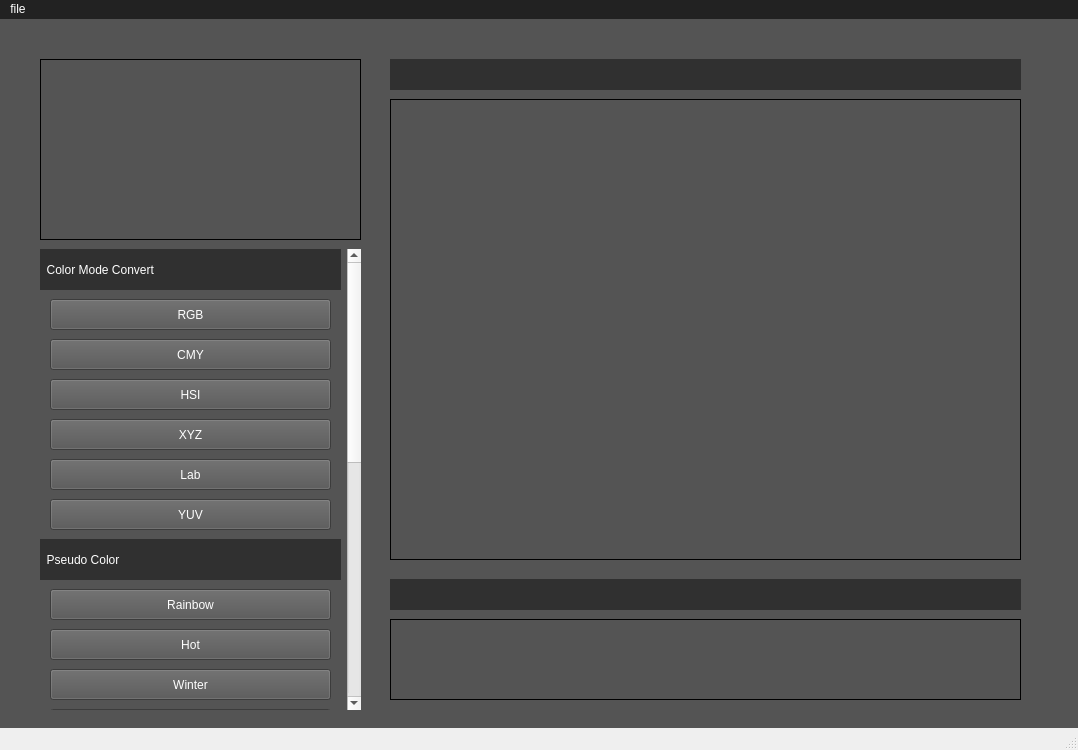
<?xml version="1.0" encoding="UTF-8"?>
<ui version="4.0">
 <class>MainWindow</class>
 <widget class="QMainWindow" name="MainWindow">
  <property name="geometry">
   <rect>
    <x>0</x>
    <y>0</y>
    <width>1078</width>
    <height>750</height>
   </rect>
  </property>
  <property name="windowTitle">
   <string>MainWindow</string>
  </property>
  <widget class="QWidget" name="centralwidget">
   <property name="styleSheet">
    <string notr="true">.QWidget{
	 background-color:rgb(84 ,84 , 84);
}</string>
   </property>
   <widget class="QWidget" name="gridLayoutWidget">
    <property name="geometry">
     <rect>
      <x>390</x>
      <y>80</y>
      <width>631</width>
      <height>461</height>
     </rect>
    </property>
    <layout class="QGridLayout" name="gridLayout">
     <item row="2" column="0">
      <widget class="QLabel" name="label_show_A1">
       <property name="frameShape">
        <enum>QFrame::Box</enum>
       </property>
       <property name="text">
        <string/>
       </property>
      </widget>
     </item>
    </layout>
   </widget>
   <widget class="QWidget" name="gridLayoutWidget_2">
    <property name="geometry">
     <rect>
      <x>40</x>
      <y>230</y>
      <width>321</width>
      <height>461</height>
     </rect>
    </property>
    <layout class="QGridLayout" name="gridLayout_2">
     <item row="0" column="0">
      <widget class="QScrollArea" name="scrollArea">
       <property name="minimumSize">
        <size>
         <width>200</width>
         <height>200</height>
        </size>
       </property>
       <property name="styleSheet">
        <string notr="true">QScrollArea{\n background-color:rgb(84 ,84 , 84);}</string>
       </property>
       <property name="frameShape">
        <enum>QFrame::NoFrame</enum>
       </property>
       <property name="frameShadow">
        <enum>QFrame::Sunken</enum>
       </property>
       <property name="widgetResizable">
        <bool>true</bool>
       </property>
       <widget class="QWidget" name="scrollAreaWidgetContents">
        <property name="enabled">
         <bool>true</bool>
        </property>
        <property name="geometry">
         <rect>
          <x>0</x>
          <y>-407</y>
          <width>302</width>
          <height>1000</height>
         </rect>
        </property>
        <property name="sizePolicy">
         <sizepolicy hsizetype="Preferred" vsizetype="Preferred">
          <horstretch>1</horstretch>
          <verstretch>0</verstretch>
         </sizepolicy>
        </property>
        <property name="minimumSize">
         <size>
          <width>200</width>
          <height>1000</height>
         </size>
        </property>
        <property name="styleSheet">
         <string notr="true">QWidget
{
 background-color:rgb(84 ,84 , 84);
}</string>
        </property>
        <widget class="QLabel" name="label_5">
         <property name="geometry">
          <rect>
           <x>0</x>
           <y>0</y>
           <width>301</width>
           <height>41</height>
          </rect>
         </property>
         <property name="styleSheet">
          <string notr="true">QLabel {
 background-color:rgb(48 ,48 , 48);
 color:rgb(255 ,255 ,255);
}</string>
         </property>
         <property name="frameShape">
          <enum>QFrame::NoFrame</enum>
         </property>
         <property name="text">
          <string>  Color Mode Convert</string>
         </property>
        </widget>
        <widget class="QPushButton" name="pb_RGB">
         <property name="geometry">
          <rect>
           <x>10</x>
           <y>50</y>
           <width>281</width>
           <height>31</height>
          </rect>
         </property>
         <property name="styleSheet">
          <string notr="true">QPushButton{
color:rgb(255,255,255);
}</string>
         </property>
         <property name="text">
          <string>RGB</string>
         </property>
        </widget>
        <widget class="QPushButton" name="pb_HSI">
         <property name="geometry">
          <rect>
           <x>10</x>
           <y>130</y>
           <width>281</width>
           <height>31</height>
          </rect>
         </property>
         <property name="styleSheet">
          <string notr="true">QPushButton{
color:rgb(255,255,255);
}</string>
         </property>
         <property name="text">
          <string>HSI</string>
         </property>
        </widget>
        <widget class="QPushButton" name="pb_XYZ">
         <property name="geometry">
          <rect>
           <x>10</x>
           <y>170</y>
           <width>281</width>
           <height>31</height>
          </rect>
         </property>
         <property name="styleSheet">
          <string notr="true">QPushButton{
color:rgb(255,255,255);
}</string>
         </property>
         <property name="text">
          <string>XYZ</string>
         </property>
        </widget>
        <widget class="QPushButton" name="pb_YUV">
         <property name="geometry">
          <rect>
           <x>10</x>
           <y>250</y>
           <width>281</width>
           <height>31</height>
          </rect>
         </property>
         <property name="styleSheet">
          <string notr="true">QPushButton{
color:rgb(255,255,255);
}</string>
         </property>
         <property name="text">
          <string>YUV</string>
         </property>
        </widget>
        <widget class="QPushButton" name="pb_Lab">
         <property name="geometry">
          <rect>
           <x>10</x>
           <y>210</y>
           <width>281</width>
           <height>31</height>
          </rect>
         </property>
         <property name="styleSheet">
          <string notr="true">QPushButton{
color:rgb(255,255,255);
}</string>
         </property>
         <property name="text">
          <string>Lab</string>
         </property>
        </widget>
        <widget class="QPushButton" name="pb_Hot">
         <property name="geometry">
          <rect>
           <x>10</x>
           <y>380</y>
           <width>281</width>
           <height>31</height>
          </rect>
         </property>
         <property name="styleSheet">
          <string notr="true">QPushButton{
color:rgb(255,255,255);
}</string>
         </property>
         <property name="text">
          <string>Hot</string>
         </property>
        </widget>
        <widget class="QPushButton" name="pb_Rainbow">
         <property name="geometry">
          <rect>
           <x>10</x>
           <y>340</y>
           <width>281</width>
           <height>31</height>
          </rect>
         </property>
         <property name="styleSheet">
          <string notr="true">QPushButton{
color:rgb(255,255,255);
}</string>
         </property>
         <property name="text">
          <string>Rainbow</string>
         </property>
        </widget>
        <widget class="QLabel" name="label_11">
         <property name="geometry">
          <rect>
           <x>0</x>
           <y>290</y>
           <width>301</width>
           <height>41</height>
          </rect>
         </property>
         <property name="styleSheet">
          <string notr="true">QLabel {
 background-color:rgb(48 ,48 , 48);
 color:rgb(255 ,255 ,255);
}</string>
         </property>
         <property name="frameShape">
          <enum>QFrame::NoFrame</enum>
         </property>
         <property name="text">
          <string>  Pseudo Color</string>
         </property>
        </widget>
        <widget class="QLabel" name="label_20">
         <property name="geometry">
          <rect>
           <x>0</x>
           <y>500</y>
           <width>301</width>
           <height>41</height>
          </rect>
         </property>
         <property name="styleSheet">
          <string notr="true">QLabel {
 background-color:rgb(48 ,48 , 48);
 color:rgb(255 ,255 ,255);
}</string>
         </property>
         <property name="frameShape">
          <enum>QFrame::NoFrame</enum>
         </property>
         <property name="text">
          <string> K-means</string>
         </property>
        </widget>
        <widget class="QPushButton" name="pb_applykmeans">
         <property name="geometry">
          <rect>
           <x>10</x>
           <y>600</y>
           <width>281</width>
           <height>31</height>
          </rect>
         </property>
         <property name="styleSheet">
          <string notr="true">QPushButton{
color:rgb(255,255,255);
}</string>
         </property>
         <property name="text">
          <string>Apply</string>
         </property>
        </widget>
        <widget class="QPushButton" name="pb_CMY">
         <property name="geometry">
          <rect>
           <x>10</x>
           <y>90</y>
           <width>281</width>
           <height>31</height>
          </rect>
         </property>
         <property name="styleSheet">
          <string notr="true">QPushButton{
color:rgb(255,255,255);
}</string>
         </property>
         <property name="text">
          <string>CMY</string>
         </property>
        </widget>
        <widget class="QLabel" name="label_22">
         <property name="geometry">
          <rect>
           <x>70</x>
           <y>560</y>
           <width>171</width>
           <height>20</height>
          </rect>
         </property>
         <property name="styleSheet">
          <string notr="true">QLabel {
 color:rgb(255 ,255 ,255);
}</string>
         </property>
         <property name="text">
          <string>K-means Cluster Num (2-30)</string>
         </property>
         <property name="alignment">
          <set>Qt::AlignCenter</set>
         </property>
        </widget>
        <widget class="QSlider" name="horizontalSlider_Kmean">
         <property name="geometry">
          <rect>
           <x>10</x>
           <y>580</y>
           <width>281</width>
           <height>18</height>
          </rect>
         </property>
         <property name="minimum">
          <number>2</number>
         </property>
         <property name="maximum">
          <number>30</number>
         </property>
         <property name="singleStep">
          <number>2</number>
         </property>
         <property name="pageStep">
          <number>2</number>
         </property>
         <property name="orientation">
          <enum>Qt::Horizontal</enum>
         </property>
        </widget>
        <widget class="QPushButton" name="pb_Winter">
         <property name="geometry">
          <rect>
           <x>10</x>
           <y>420</y>
           <width>281</width>
           <height>31</height>
          </rect>
         </property>
         <property name="styleSheet">
          <string notr="true">QPushButton{
color:rgb(255,255,255);
}</string>
         </property>
         <property name="text">
          <string>Winter</string>
         </property>
        </widget>
        <widget class="QPushButton" name="pb_Autumn">
         <property name="geometry">
          <rect>
           <x>10</x>
           <y>460</y>
           <width>281</width>
           <height>31</height>
          </rect>
         </property>
         <property name="styleSheet">
          <string notr="true">QPushButton{
color:rgb(255,255,255);
}</string>
         </property>
         <property name="text">
          <string>Autumn</string>
         </property>
        </widget>
       </widget>
      </widget>
     </item>
    </layout>
   </widget>
   <widget class="QLabel" name="label_origin">
    <property name="geometry">
     <rect>
      <x>40</x>
      <y>40</y>
      <width>321</width>
      <height>181</height>
     </rect>
    </property>
    <property name="frameShape">
     <enum>QFrame::Box</enum>
    </property>
    <property name="text">
     <string/>
    </property>
   </widget>
   <widget class="QLabel" name="label_A">
    <property name="geometry">
     <rect>
      <x>390</x>
      <y>40</y>
      <width>631</width>
      <height>31</height>
     </rect>
    </property>
    <property name="styleSheet">
     <string notr="true">QLabel {
 background-color:rgb(48 ,48 , 48);
 color:rgb(255 ,255 ,255);
}</string>
    </property>
    <property name="text">
     <string/>
    </property>
   </widget>
   <widget class="QLabel" name="label_B">
    <property name="geometry">
     <rect>
      <x>390</x>
      <y>560</y>
      <width>631</width>
      <height>31</height>
     </rect>
    </property>
    <property name="styleSheet">
     <string notr="true">QLabel {
 background-color:rgb(48 ,48 , 48);
 color:rgb(255 ,255 ,255);
}</string>
    </property>
    <property name="text">
     <string/>
    </property>
   </widget>
   <widget class="QLabel" name="label_show_B1">
    <property name="geometry">
     <rect>
      <x>390</x>
      <y>600</y>
      <width>631</width>
      <height>81</height>
     </rect>
    </property>
    <property name="frameShape">
     <enum>QFrame::Box</enum>
    </property>
    <property name="text">
     <string/>
    </property>
   </widget>
  </widget>
  <widget class="QMenuBar" name="menubar">
   <property name="geometry">
    <rect>
     <x>0</x>
     <y>0</y>
     <width>1078</width>
     <height>24</height>
    </rect>
   </property>
   <property name="styleSheet">
    <string notr="true">QMenuBar
{
	 background-color:rgb(34 ,34 , 34);
color:rgb(255,255,255);
}</string>
   </property>
   <widget class="QMenu" name="file">
    <property name="styleSheet">
     <string notr="true">QMenu{

}</string>
    </property>
    <property name="title">
     <string>file</string>
    </property>
    <addaction name="action_import"/>
   </widget>
   <addaction name="file"/>
  </widget>
  <widget class="QStatusBar" name="statusbar"/>
  <action name="action_import">
   <property name="text">
    <string>import</string>
   </property>
   <property name="shortcut">
    <string>Ctrl+N</string>
   </property>
  </action>
 </widget>
 <resources/>
 <connections/>
</ui>
